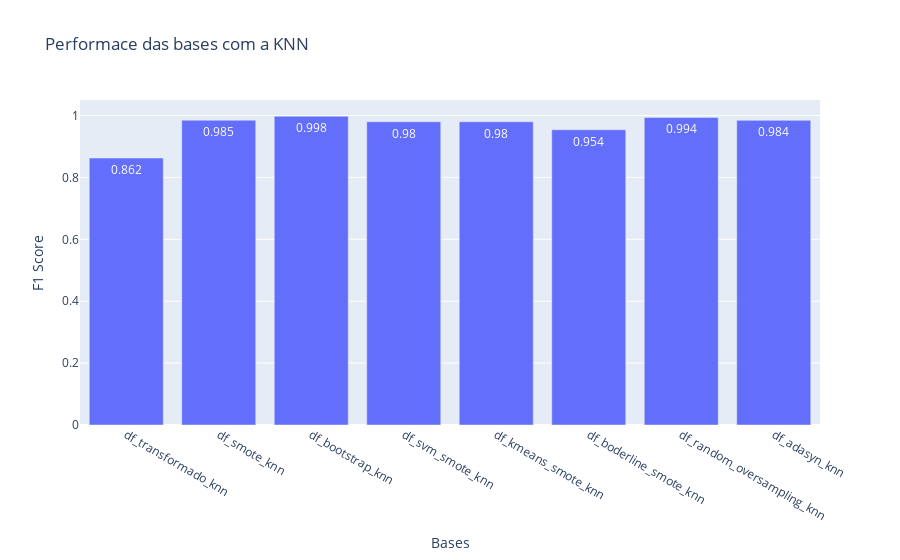

Source (notebook cell):
### Markdown cell above
##### KNN

### Code cell
fig_knn = go.Figure()

y = [infos[i]['MediaF1'] for i in x_knn]

y_formatted = [round(value, 3) for value in y]

fig_knn.add_bar(x=x_knn, y=y, text=y_formatted, textposition='auto', textangle=-360)

fig_knn.update_layout(
    title='Performace das bases com a KNN',
    xaxis_title='Bases',
    yaxis_title='F1 Score'
)

fig_knn.show()

### Figure 1 — Plotly figure (JSON) as saved in the notebook; plotly's stock layout.template omitted (floating-point values rounded to 4 significant figures)
{"data": [{"text": ["0.862", "0.985", "0.998", "0.98", "0.98", "0.954", "0.994", "0.984"], "textangle": 0, "textposition": "auto", "type": "bar", "x": ["df_transformado_knn", "df_smote_knn", "df_bootstrap_knn", "df_svm_smote_knn", "df_kmeans_smote_knn", "df_boderline_smote_knn", "df_random_oversampling_knn", "df_adasyn_knn"], "y": [0.8625, 0.9848, 0.9976, 0.9797, 0.9797, 0.9539, 0.9936, 0.9843]}], "layout": {"title": {"text": "Performace das bases com a KNN"}, "xaxis": {"title": {"text": "Bases"}}, "yaxis": {"title": {"text": "F1 Score"}}}}
